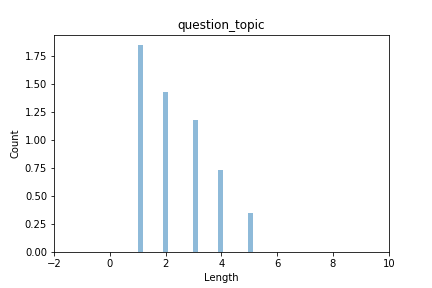

Here is the Python script that generated this plot:
import matplotlib.pyplot as plt
import numpy as np

def getLabelInfo(fpath):
    f = open(fpath)
    cnt = 0
    idx, tidx = set(), []
    for line in f:
        cnt += 1
        if cnt % 10000 == 0:
            print cnt
        terms = line.strip().split('\t')
        idx.add(terms[0])
        if len(terms) == 2:
            tidx.append(terms[1])
    f.close()
    return idx, tidx

def getLenInfo(arr):
    return [len([ii for ii in item.split(',') if ii != '']) for item in arr]

def plotHist(lenArray, save_name):
    save_path = './' + save_name + '.png'
    plt.figure()
    plt.title(save_name)
    plt.xlabel("Length")
    plt.ylabel("Count")
    plt.xlim(-2,10)
    plt.hist(lenArray, bins=100, normed=1, alpha=.5)
    plt.savefig(save_path)

def analysis(fpath):
    idx, tidx = getLabelInfo(fpath)
    label_len = np.array(getLenInfo(tidx))
    print np.std(label_len)
    # plotHist(getLenInfo(tidx), "question_topic")

label_file = "../ieee_zhihu_cup/question_topic_train_set.txt"
analysis(label_file)
